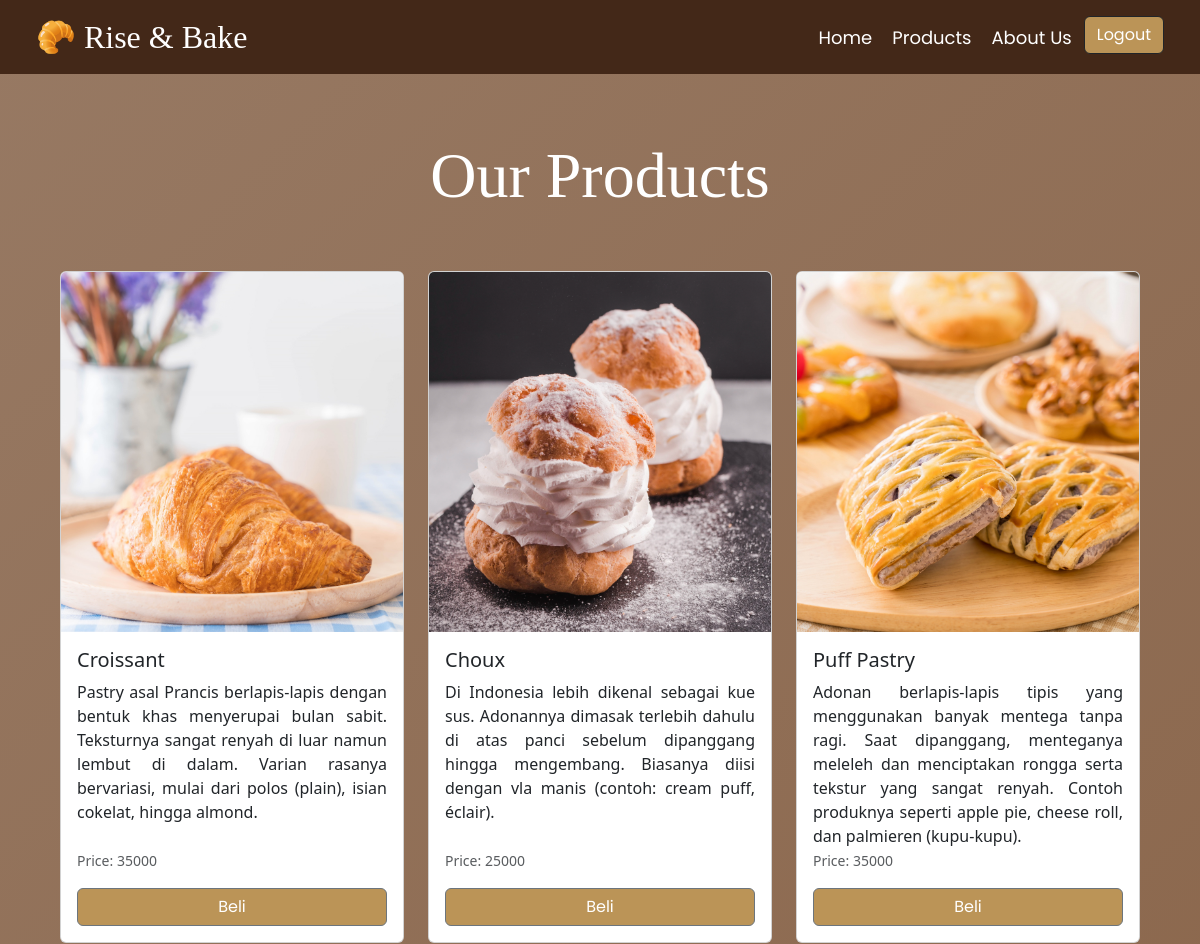
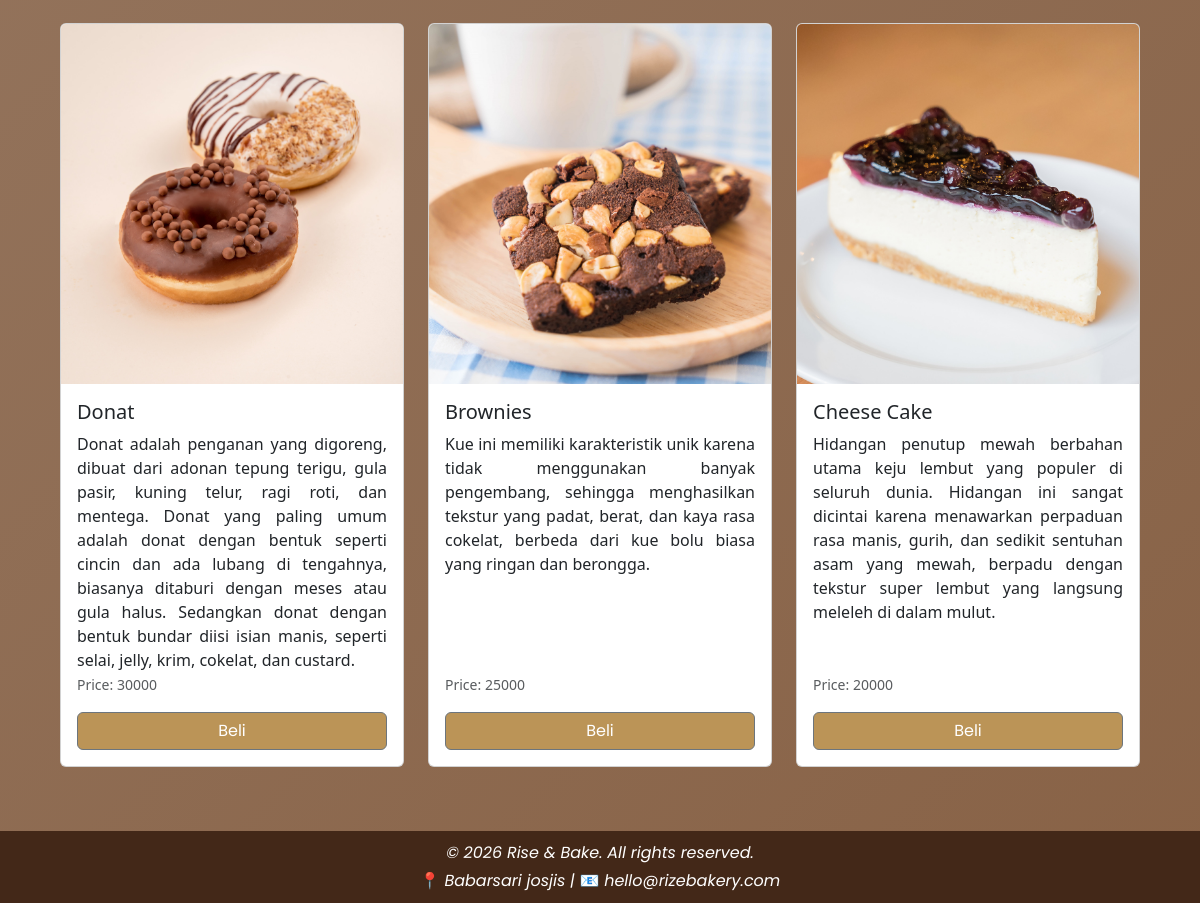
Screenshot of /list_produk.php (signed in) with the database file from the repository (2 pictures, top to bottom).
### tables this page shows
CREATE TABLE `list_produk` (
  `id_produk` int(5) NOT NULL,
  `kode_bakery` varchar(10) NOT NULL DEFAULT 'BKR001',
  `nama_produk` varchar(50) NOT NULL,
  `harga` int(11) NOT NULL,
  `stok` int(11) NOT NULL,
  `deskripsi` text NOT NULL,
  `gambar` varchar(50) NOT NULL
);

### list_produk.php (the view, shortened to what this page needs)
<?php
include 'koneksi.php';
$query = "SELECT * FROM list_produk";
$result = mysqli_query($koneksi, $query);
?>
<!DOCTYPE html>
<html lang="en">
<head>
    <link href="https://cdn.jsdelivr.net/npm/bootstrap@5.3.8/dist/css/bootstrap.min.css" rel="stylesheet">
    <link rel="stylesheet" href="stylebake.css">
</head>
<body>
    <header>
        <nav class="navbar navbar-expand-lg">
            <div class="container-fluid">
                <a class="navbar-brand ms-4" href="index.php">🥐 Rise & Bake</a>
                <div class="collapse navbar-collapse" id="navbarNav">
                    <ul class="navbar-nav ms-auto me-4 gap-1">
                        <li class="nav-item">
                            <a class="nav-link" href="index.php">Home</a>
                        </li>
                        <li class="nav-item">
                            <a class="nav-link active" aria-current="page" href="list_produk.php">Products</a>
                        </li>
                        <li class="nav-item">
                            <a class="nav-link" href="about_us.php">About Us</a>
                        </li>
                        <?php
                        if (isset($_SESSION['email'])) { ?>
                            <li class="logout-button nav-item ms-auto">
                                <a href="logout.php">
                                    <button type="button" class="btn btn-dark logout">Logout</button>
                                </a>
                            </li>
                        <?php }
                        ?>
                    </ul>
                </div>
            </div>
        </nav>
    </header>
    <main class="base-produk">
        <div class="title-product-page mb-5">
            <h1 style="font-size: 64px;">Our Products</h1>
        </div>
        <div class="wrapper-produk container">
            <div class="parent-card row gy-4">
                <?php while ($row = mysqli_fetch_assoc($result)) { ?>
                <div class="col-md-4">
                    <div class="card h-100">
                        <img src="Gambar/<?php echo $row['gambar']; ?>" class="card-img-top" alt="<?php echo $row['nama_produk']; ?>">
                        <div class="card-body d-flex flex-column">
                            <h5 class="card-title"><?php echo $row['nama_produk']; ?></h5>
                            <p class="card-text card-deskripsi mb-auto"><?php echo $row['deskripsi']; ?></p>
                            <p class="card-price mt-auto"><small class="text-body-secondary">Price: <?php echo $row['harga']; ?></small></p>
                            <a href="form_beli.php?kode_bakery=<?php echo $row['kode_bakery']; ?>" class="btn btn-secondary">Beli</a>
                        </div>
                    </div>
                </div>
                <?php } ?>
            </div>
        </div>
    </main>
    <footer class="footer">
        <div class="wrap-footer">
            <p class="copyright">&copy; 2026 Rise & Bake. All rights reserved.</p>
            <p class="address">📍 Babarsari josjis | 📧 hello@rizebakery.com</p>
        </div>
    </footer>
</body>
</html>

### stylebake.css (style rules this page uses)
:root { --primary-color: #432818; --button-color: #bb9457; --tabel-color: #b8a381; }
html { overflow-x: hidden; }
.btn { background-color: var(--button-color); color: white; font-family: Poppins; }
.navbar-brand { font-family: Anerome; font-size: 32px; color: white !important; }
.navbar { font-size: 18px; background-color: var(--primary-color) !important; }
.nav-link { font-family: Poppins; color: white !important; }
body { min-height: 100vh; display: flex; flex-direction: column; overflow-x: hidden; background: linear-gradient(135deg, #977963, #886246); }
.base-produk { display: flex; justify-content: center; align-items: center; margin: 64px 48px; height: fit-content; flex-direction: column; }
.title-product-page { width: fit-content; font-family: Anerome; font-size: 48px; color: white; text-align: center; }
.card-deskripsi { text-align: justify; }
.card-img-top { object-fit: cover; object-position: center; width: 100%; height: 360px; }
.wrap-footer { text-align: center; padding: 10px; display: flex; flex-direction: column; gap: 4px; background-color: var(--primary-color) !important; }
.footer { color: white; font-family: Poppins Italic; }
.copyright, .address { margin: 0; }

### rows the page displays
list_produk: gambar+nama_produk (picture), nama_produk "Croissant", deskripsi "Pastry asal Prancis berlapis-lapis dengan bentuk khas menyerupai bulan sabit. Teksturnya sangat renyah di luar namun lembut di dalam. Varian rasanya bervariasi, mulai dari polos (plain), isian cokelat, hingga almond.", harga "35000"
list_produk: gambar+nama_produk (picture), nama_produk "Choux", deskripsi "Di Indonesia lebih dikenal sebagai kue sus. Adonannya dimasak terlebih dahulu di atas panci sebelum dipanggang hingga mengembang. Biasanya diisi dengan vla manis (contoh: cream puff, éclair).", harga "25000"
list_produk: gambar (picture), nama_produk "Puff Pastry", deskripsi "Adonan berlapis-lapis tipis yang menggunakan banyak mentega tanpa ragi. Saat dipanggang, menteganya meleleh dan menciptakan rongga serta tekstur yang sangat renyah. Contoh produknya seperti apple pie, cheese roll, dan palmieren (kupu-kupu).", harga "35000"
list_produk: gambar (picture), nama_produk "Donat", deskripsi "Donat adalah penganan yang digoreng, dibuat dari adonan tepung terigu, gula pasir, kuning telur, ragi roti, dan mentega. Donat yang paling umum adalah donat dengan bentuk seperti cincin dan ada lubang di tengahnya, biasanya ditaburi dengan meses atau gula halus. Sedangkan donat dengan bentuk bundar diisi isian manis, seperti selai, jelly, krim, cokelat, dan custard.", harga "30000"
list_produk: gambar+nama_produk (picture), nama_produk "Brownies", deskripsi "Kue ini memiliki karakteristik unik karena tidak menggunakan banyak pengembang, sehingga menghasilkan tekstur yang padat, berat, dan kaya rasa cokelat, berbeda dari kue bolu biasa yang ringan dan berongga.", harga "25000"
list_produk: gambar+nama_produk (picture), nama_produk "Cheese Cake", deskripsi "Hidangan penutup mewah berbahan utama keju lembut yang populer di seluruh dunia. Hidangan ini sangat dicintai karena menawarkan perpaduan rasa manis, gurih, dan sedikit sentuhan asam yang mewah, berpadu dengan tekstur super lembut yang langsung meleleh di dalam mulut.", harga "20000"
